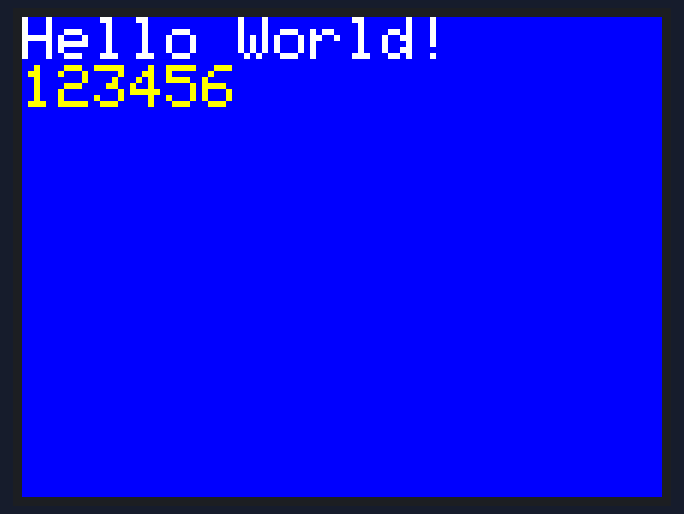
A sketch run on a simulated ESP32. On the bench: 320×240 colour display.

Above: at 0.3 s.

The sketch:

ttgo_hello_world.ino
```cpp
#include "TFT_eSPI.h"

TFT_eSPI tft= TFT_eSPI();

void setup() {
  tft.init();
  tft.setRotation(1); // 1 = landscape, 2 = portrait
  tft.fillScreen(TFT_BLUE);
}

void loop() {
  tft.setTextWrap(true);
  tft.setTextSize(3);

  tft.setCursor(0, 0); // origin
  tft.setTextColor(TFT_WHITE);
  tft.setTextFont(1);

  tft.println("Hello World!");

  tft.setTextColor(TFT_YELLOW);
  tft.println(123456);
}
```
